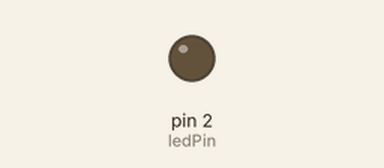
Simulated run of this sketch. Board: Arduino Uno, built with avr-gcc and run on an emulated ATmega328P. Parts: output pins drawn as LEDs (lit = HIGH).

Above: at 0.5 s.
At 5.0 s:
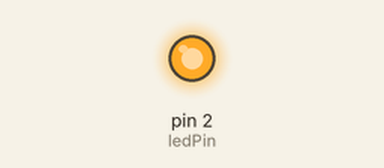
Timing chart, 0 to 6.9 s (numbered marks = the images above):
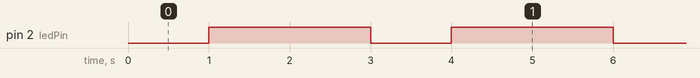

Measured:
- by itself, pin 2 (ledPin): alternates HIGH for 2.0 s and LOW for 1.0 s

The sketch:

1_4_ESP8266_LED_Blink_With_Custom_Pin.ino
```cpp
/*
  ESP8266_LED_Blink_With_Custom_Pin - Piscar um LED em um Pino Personalizado no ESP8266

  Este sketch faz um LED conectado a um pino específico do ESP8266 piscar em um padrão controlado por variáveis.
  Aqui, introduzimos a noção de pinos GPIO e como utilizá-los.

  Nota: Certifique-se de conectar um LED com um resistor apropriado ao pino especificado.
*/

// Definição do pino ao qual o LED está conectado
const int ledPin = 2;  // Pino GPIO 2 (D4 no NodeMCU)

// Declaração das variáveis para controlar os tempos de ligar e desligar o LED
int ledOnTime = 1000;  // Tempo em milissegundos que o LED permanece ligado
int ledOffTime = 2000; // Tempo em milissegundos que o LED permanece desligado

void setup() {
  // Configura o pino do LED como uma saída
  pinMode(ledPin, OUTPUT);

  // Mensagem opcional para debug, inicializa a comunicação serial (descomentar se necessário)
  // Serial.begin(115200);
  // Serial.println("Inicialização completa. O ESP8266 está pronto para piscar o LED em um pino personalizado!");
}

void loop() {
  // Liga o LED (LOW é o nível de tensão, mas o LED está ligado, pois é ativo em nível baixo)
  digitalWrite(ledPin, LOW);

  // Espera pelo tempo definido na variável ledOnTime
  delay(ledOnTime);

  // Desliga o LED (HIGH é o nível de tensão, o LED está desligado)
  digitalWrite(ledPin, HIGH);

  // Espera pelo tempo definido na variável ledOffTime
  delay(ledOffTime);
}
```
